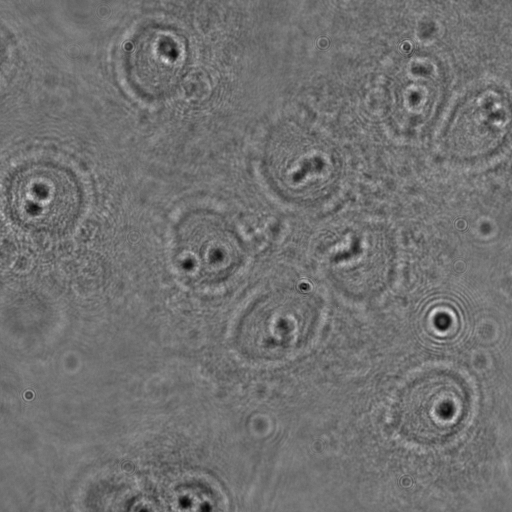
%> input picture Ia +20um.tif, 1024 x 1024 px (shown at 1/2 size)
$ octave Oblique_cross_correlation_displacement_example_code.m   (GNU Octave 9; MATLAB toolbox functions it lacks are replaced by stand-ins)
%> lines starting %> are read from the running program, lines starting %| are printed output that depends on the picture
% This code is used to calculate the axial position shift from cross
% correlation map of two bright-field images from two complementary oblique
% illumination angles (See "Image processing for drift correction" in
% Materials and Methods.
%% Read bright-field images from two complementary oblique illumination angles
Ia = double(imread('Ia +20um.tif'));
%> Ia: size 1024x1024 double; min 7910, max 43170, mean 23593.1; mean of the top-left, top-right, bottom-left and bottom-right quarters 23464, 23585.2, 23498.2, 23825.1
Ib = double(imread('Ib +20um.tif'));
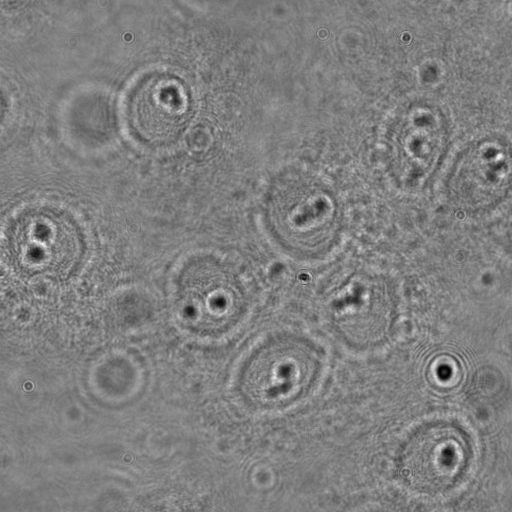
%> input picture Ib +20um.tif, 1024 x 1024 px (shown at 1/2 size)
%> Ib: size 1024x1024 double; min 7546, max 40771, mean 24159.2; mean of the top-left, top-right, bottom-left and bottom-right quarters 24114.8, 23997.9, 24256.9, 24267.3

%% Perform band-pass filter in equation (1) to enhance the contrast of biological features
Ga = abs(imgaussfilt(Ia,1) - imgaussfilt(Ia,5));
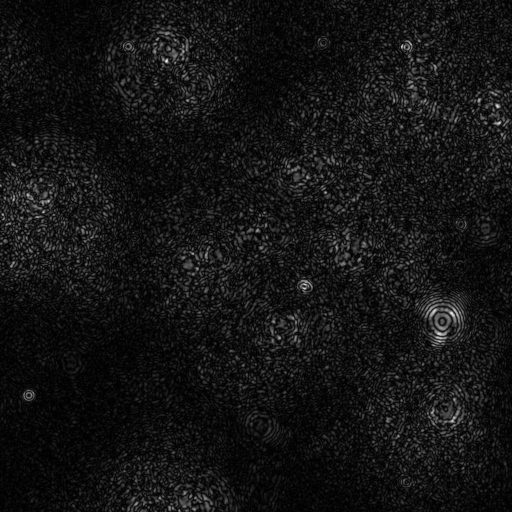
%> Ga: size 1024x1024 double (shown at 1/2 size); min 0.00026, max 8595.2, mean 685.3; drawn with min black and max white
Gb = abs(imgaussfilt(Ib,1) - imgaussfilt(Ib,5));
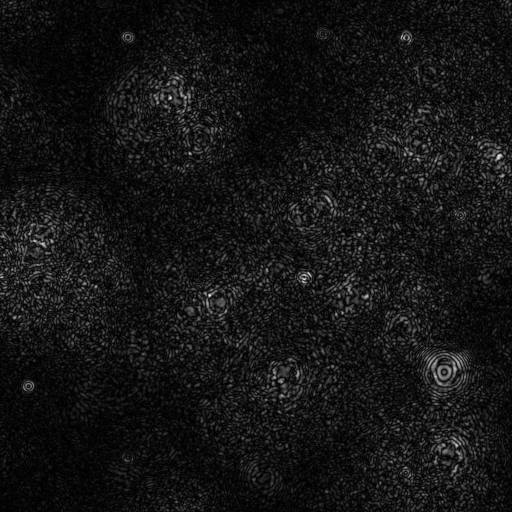
%> Gb: size 1024x1024 double (shown at 1/2 size); min 0.000439, max 8839.8, mean 734.5; drawn with min black and max white

%% Perform image cross-correlation in equation (2) to obtain the cross-correlation coefficient map
rz = fftshift(abs(ifft2(fft2(Ga).*conj(fft2(Gb)))));
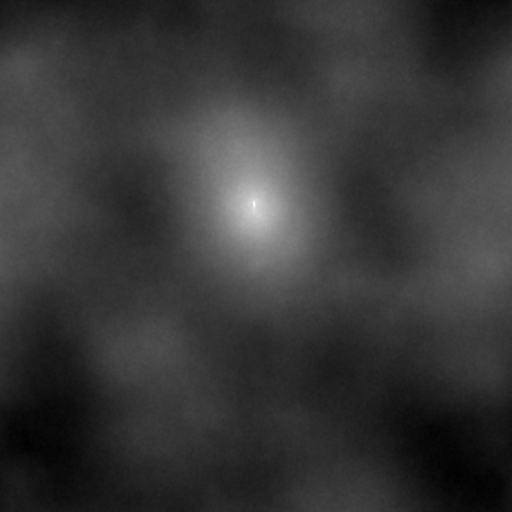
%> rz: size 1024x1024 double (shown at 1/2 size); min 4.89e+11, max 6.71e+11, mean 5.28e+11; drawn with min black and max white

%% Perform precise displacement estimation in equation (3) using phasor-based localization algorithm
[M,I] = max(rz(:));
%> M = 6.71e+11; I = 520602
[X,Y] = ind2sub(size(rz),I);
%> X = 410; Y = 509

% Window size of 15 x 15 pixels
ROI = rz(X-7:X+7,Y-7:Y+7);
FFT_ROI = fft2(ROI);

Phasor_X = angle(FFT_ROI(2,1));
%> Phasor_X = -2.29
Phasor_X = Phasor_X - 2*pi*(Phasor_X>0);
x = (abs(Phasor_X)/(2*pi/15) + 1) - 8;
%> x = -1.52
Delta_Z = X + x - 512; % pixel (512 as image center)
%> Delta_Z = -103.5
